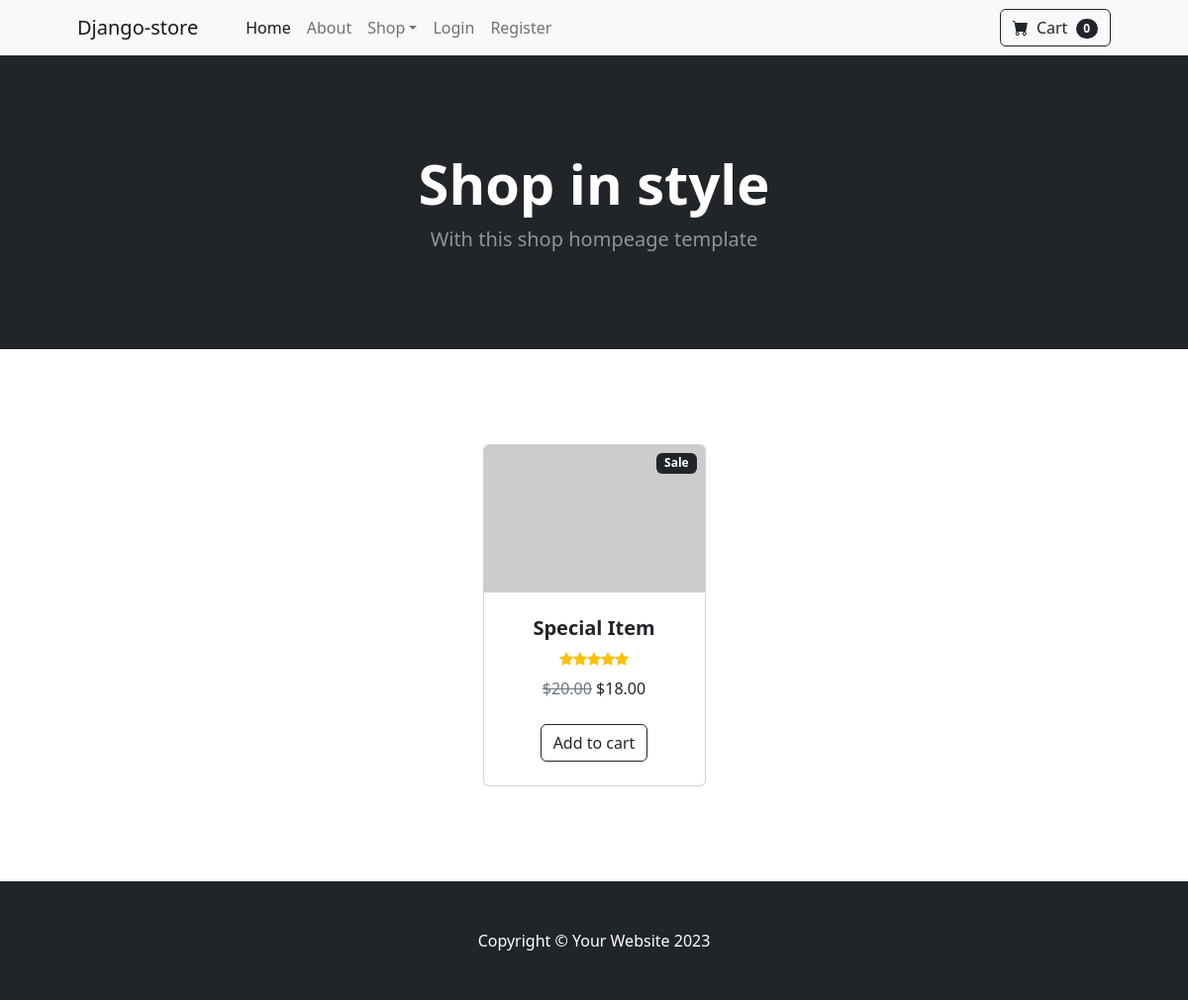
The app's page /, older data.
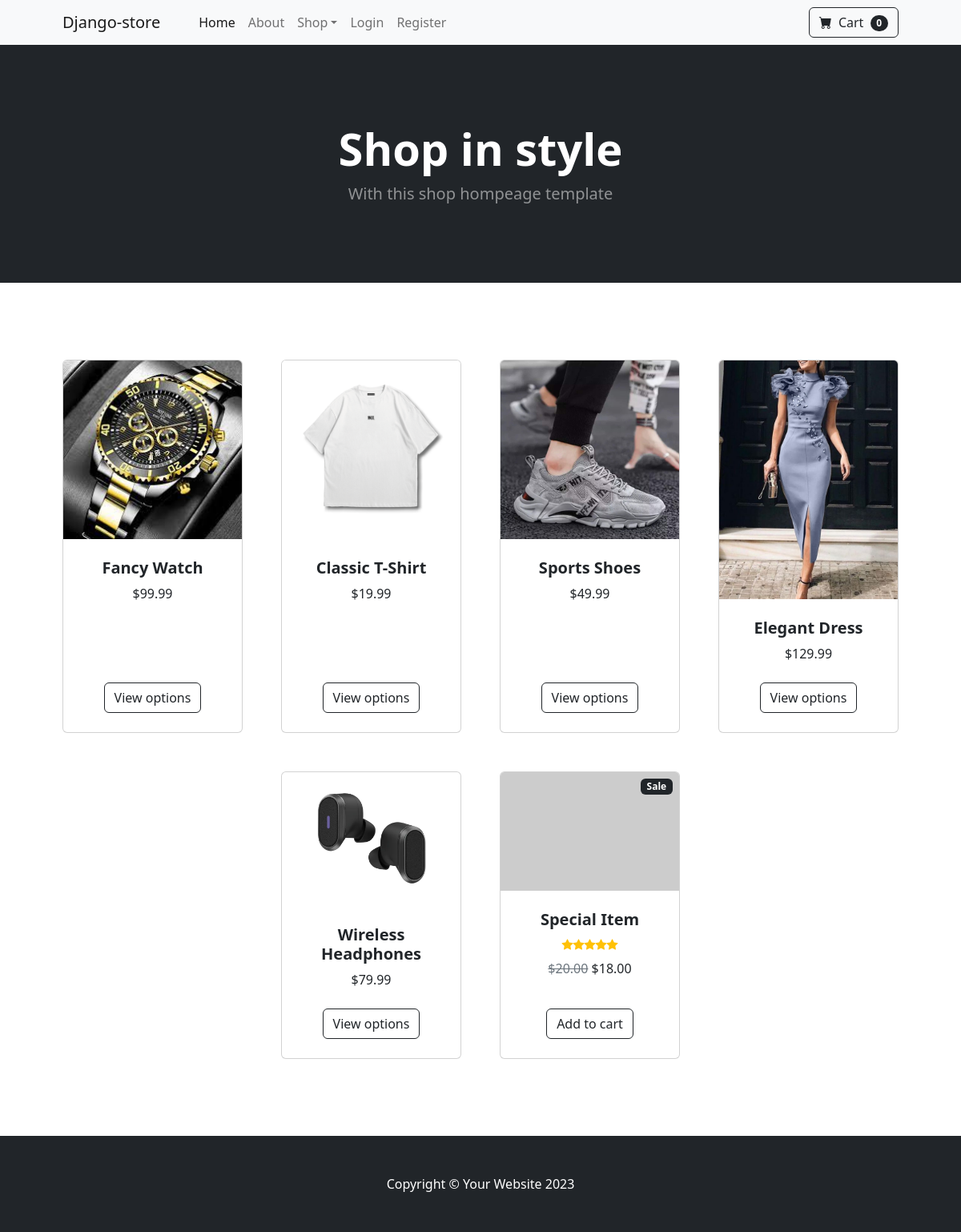
The same page, newer data.
### store/models.py (models this page shows, shortened)
class Product(models.Model):
    name = models.CharField(max_length=100)
    category = models.ForeignKey(Category, on_delete=models.CASCADE)
    price = models.DecimalField(default=0, decimal_places=2, max_digits=6)
    description = models.CharField(max_length=300, default='', blank=True)
    image = models.ImageField(upload_to='uploads/product/')
    is_sale = models.BooleanField(default=False)
    sale_price = models.DecimalField(default=0, decimal_places=2, max_digits=6)

### store/views.py (the view)
# urls.py: path('', views.index, name='index'),
def index(request):
    products = Product.objects.all()
    return render(request, 'store/index.html', {
        "products" : products
    })

### store/templates/store/index.html (shortened to what this page needs)
{% extends 'store/layout.html' %}
{% block body %}
<header class="bg-dark py-5">
    <div class="container px-4 px-lg-5 my-5">
        <div class="text-center text-white">
            <h1 class="display-4 fw-bolder">Shop in style</h1>
            <p class="lead fw-normal text-white-50 mb-0">With this shop hompeage template</p>
        </div>
    </div>
</header>
<section class="py-5">
    <div class="container px-4 px-lg-5 mt-5">
        <div class="row gx-4 gx-lg-5 row-cols-2 row-cols-md-3 row-cols-xl-4 justify-content-center">
            {% for product in products %}
                <div class="col mb-5">
                    <div class="card h-100">
                        <img class="card-img-top" src="{{ product.image.url }}" alt="..." />
                        <div class="card-body p-4">
                            <div class="text-center">
                                <h5 class="fw-bolder">{{ product.name }}</h5>
                                {% if product.is_sale %}
                                    <span class="text-muted text-decoration-line-through">${{ product.price }}</span>
                                    ${{ product.sale_price }}
                                {% else %}
                                    ${{ product.price }}
                                {% endif %}
                            </div>
                        </div>
                        <div class="card-footer p-4 pt-0 border-top-0 bg-transparent">
                            <div class="text-center"><a class="btn btn-outline-dark mt-auto" href="#">View options</a></div>
                        </div>
                    </div>
                </div>
            {% endfor %}
            <div class="col mb-5">
                <div class="card h-100">
                    <div class="badge bg-dark text-white position-absolute" style="top: 0.5rem; right: 0.5rem">Sale</div>
                    <img class="card-img-top" src="https://dummyimage.com/450x300/dee2e6/6c757d.jpg" alt="..." />
                    <div class="card-body p-4">
                        <div class="text-center">
                            <h5 class="fw-bolder">Special Item</h5>
                            <div class="d-flex justify-content-center small text-warning mb-2">
                                <div class="bi-star-fill"></div>
                                <div class="bi-star-fill"></div>
                                <div class="bi-star-fill"></div>
                                <div class="bi-star-fill"></div>
                                <div class="bi-star-fill"></div>
                            </div>
                            <span class="text-muted text-decoration-line-through">$20.00</span>
                            $18.00
                        </div>
                    </div>
                    <div class="card-footer p-4 pt-0 border-top-0 bg-transparent">
                        <div class="text-center"><a class="btn btn-outline-dark mt-auto" href="#">Add to cart</a></div>
                    </div>
                </div>
            </div>
        </div>
    </div>
</section>
{% endblock %}

### store/templates/store/layout.html (shortened to what this page needs)
{% load static %}
<!DOCTYPE html>
<html lang="en">
    <head>
        <link href="https://cdn.jsdelivr.net/npm/bootstrap@5.3.2/dist/css/bootstrap.min.css" rel="stylesheet">
        <link href="https://cdn.jsdelivr.net/npm/bootstrap-icons@1.5.0/font/bootstrap-icons.css" rel="stylesheet" />
        <link href="{% static 'css/styles.css' %}" rel="stylesheet" />
    </head>
    <body>
        {% include 'store/navbar.html' %}
        {% block body %}
        {% endblock %}
        <footer class="py-5 bg-dark">
            <div class="container"><p class="m-0 text-center text-white">Copyright &copy; Your Website 2023</p></div>
        </footer>
    </body>
</html>

### store/templates/store/navbar.html (shortened to what this page needs)
<nav class="navbar navbar-expand-lg navbar-light bg-light">
    <div class="container px-4 px-lg-5">
        <a class="navbar-brand" href="{% url 'index' %}">Django-store</a>
        <div class="collapse navbar-collapse" id="navbarSupportedContent">
            <ul class="navbar-nav me-auto mb-2 mb-lg-0 ms-lg-4">
                <li class="nav-item"><a class="nav-link active" aria-current="page" href="{% url 'index' %}">Home</a></li>
                <li class="nav-item"><a class="nav-link" href="{% url 'about' %}">About</a></li>
                <li class="nav-item dropdown">
                    <a class="nav-link dropdown-toggle" id="navbarDropdown" href="#" role="button" data-bs-toggle="dropdown" aria-expanded="false">Shop</a>
                </li>
                {% if user.is_authenticated %}
                    <li class="nav-item"><a class="nav-link" href="{% url 'logout' %}">Logout</a></li>
                {% else %}
                    <li class="nav-item"><a class="nav-link" href="{% url 'login' %}">Login</a></li>
                    <li class="nav-item"><a class="nav-link" href="{% url 'register' %}">Register</a></li>
                {% endif %}
            </ul>
            <form class="d-flex">
                <button class="btn btn-outline-dark" type="submit">
                    <i class="bi-cart-fill me-1"></i>
                    Cart
                    <span class="badge bg-dark text-white ms-1 rounded-pill">0</span>
                </button>
            </form>
        </div>
    </div>
</nav>

Row changes from the older to the newer data that the page shows:
added Product: image (picture), name "Fancy Watch", price "99.99"
added Product: image (picture), name "Classic T-Shirt", price "19.99"
added Product: image (picture), name "Sports Shoes", price "49.99"
added Product: image (picture), name "Elegant Dress", price "129.99"
added Product: image (picture), name "Wireless Headphones", price "79.99"
